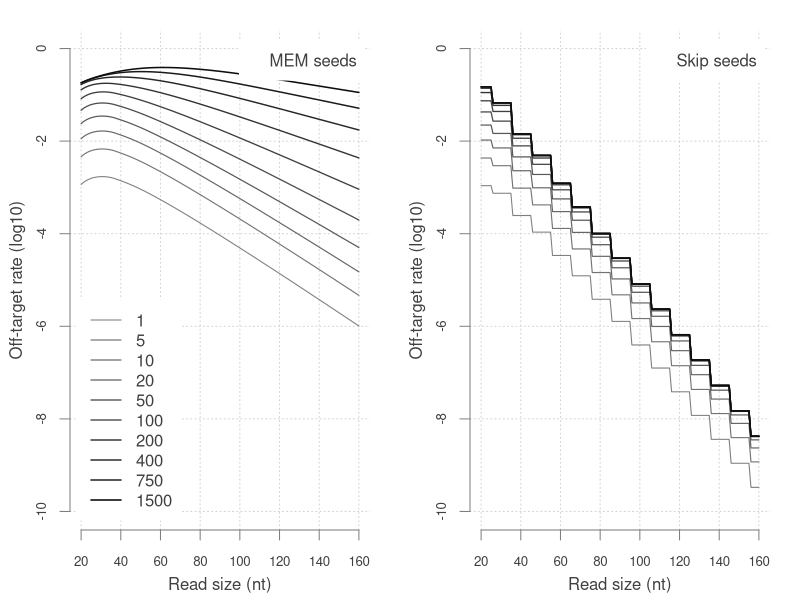

Write R code to recreate this figure.
mem = log10(as.matrix(read.table("results_mem.txt")))
skip = log10(as.matrix(read.table("results_skip.txt")))

k = 20:160
ylim = c(-10,0)

pdf("mortal_kombat.pdf", height=6, width=12, useDingbats=FALSE)

par(mfrow=c(1,2))
par(mar=c(3.5,3.5,1.5,1.5))

plot(k, mem[1,], type="n",
   panel.first=grid(), ylim=ylim,
   bty="n", xaxt="n", yaxt="n", xlab="", ylab="")
lines(k, mem[1,], col="grey50", lwd=1.05)
lines(k, mem[2,], col="grey45", lwd=1.10)
lines(k, mem[3,], col="grey40", lwd=1.15)
lines(k, mem[4,], col="grey35", lwd=1.20)
lines(k, mem[5,], col="grey30", lwd=1.25)
lines(k, mem[6,], col="grey25", lwd=1.30)
lines(k, mem[7,], col="grey20", lwd=1.35)
lines(k, mem[8,], col="grey15", lwd=1.40)
lines(k, mem[9,], col="grey10", lwd=1.45)
lines(k, mem[10,], col="grey5", lwd=1.50)

title(xlab="Read size (nt)", ylab="Off-target rate (log10)",
   col.lab="grey25", line=2.2)
axis(side=1, cex.axis=.8, col="grey50", col.axis="grey25")
axis(side=2, cex.axis=.8, col="grey50", col.axis="grey25")

legend(x="bottomleft", lwd=c(1.05, 1.10, 1.15, 1.20, 1.25, 1.30,
   1.35, 1.40, 1.45, 1.50), col=c("grey50", "grey45", "grey40",
   "grey35", "grey30", "grey25", "grey20", "grey15", "grey10", "grey5"),
   legend=c("1","5","10","20","50","100","200","400", "750","1500"),
   inset=.02, bg="white", box.col="white", text.col="grey25")
legend(x="topright", inset=.02, bg="white", box.col="white",
   legend="MEM seeds", text.col="grey25")

plot(k, skip[1,], type="n",
   panel.first=grid(), ylim=ylim,
   bty="n", xaxt="n", yaxt="n", xlab="", ylab="")
lines(k, skip[1,], col="grey50", lwd=1.05)
lines(k, skip[2,], col="grey45", lwd=1.10)
lines(k, skip[3,], col="grey40", lwd=1.15)
lines(k, skip[4,], col="grey35", lwd=1.20)
lines(k, skip[5,], col="grey30", lwd=1.25)
lines(k, skip[6,], col="grey25", lwd=1.30)
lines(k, skip[7,], col="grey20", lwd=1.35)
lines(k, skip[8,], col="grey15", lwd=1.40)
lines(k, skip[9,], col="grey10", lwd=1.45)
lines(k, skip[10,], col="grey5", lwd=1.50)

title(xlab="Read size (nt)", ylab="Off-target rate (log10)",
   col.lab="grey25", line=2.2)
axis(side=1, cex.axis=.8, col="grey50", col.axis="grey25")
axis(side=2, cex.axis=.8, col="grey50", col.axis="grey25")

legend(x="topright", inset=.02, bg="white", box.col="white",
   legend="Skip seeds", text.col="grey25")

dev.off()
